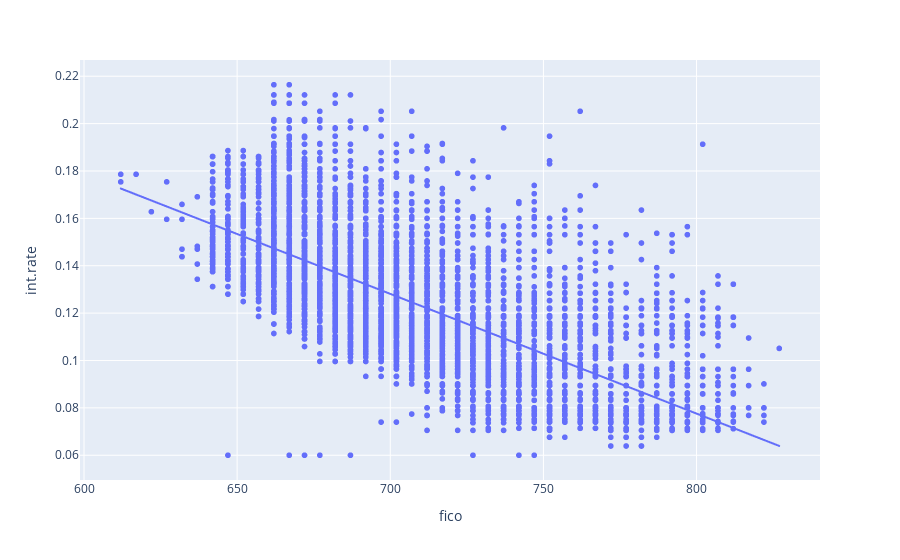

This figure's notebook cell:
### Markdown cell above
* Based on countplot of purpose of loan, we can say that debt consolidation is the most popular reason for loan

* Secondly the ratio of fully paid and not fully paid is almost similar across different purposes of loan

### Code cell
px.scatter(df, x="fico", y="int.rate", trendline='ols')

### Figure 1 — Plotly figure (JSON) as saved in the notebook; plotly's stock layout.template omitted (floating-point values rounded to 4 significant figures; data arrays with more than 128 entries replaced by an {"elided": "..."} marker saying what was removed)
{"data": [{"hovertemplate": "fico=%{x}<br>int.rate=%{y}<extra></extra>", "legendgroup": "", "marker": {"color": "#636efa", "symbol": "circle"}, "mode": "markers", "name": "", "showlegend": false, "type": "scattergl", "x": {"elided": "9578 int values"}, "xaxis": "x", "y": {"elided": "9578 float values"}, "yaxis": "y"}, {"hovertemplate": "<b>OLS trendline</b><br>int.rate = -0.000505412 * fico + 0.481911<br>R<sup>2</sup>=0.510969<br><br>fico=%{x}<br>int.rate=%{y} <b>(trend)</b><extra></extra>", "legendgroup": "", "marker": {"color": "#636efa", "symbol": "circle"}, "mode": "lines", "name": "", "showlegend": false, "type": "scattergl", "x": {"elided": "9578 int values"}, "xaxis": "x", "y": {"elided": "9578 float values"}, "yaxis": "y"}], "layout": {"legend": {"tracegroupgap": 0}, "margin": {"t": 60}, "xaxis": {"anchor": "y", "domain": [0, 1], "title": {"text": "fico"}}, "yaxis": {"anchor": "x", "domain": [0, 1], "title": {"text": "int.rate"}}}}
